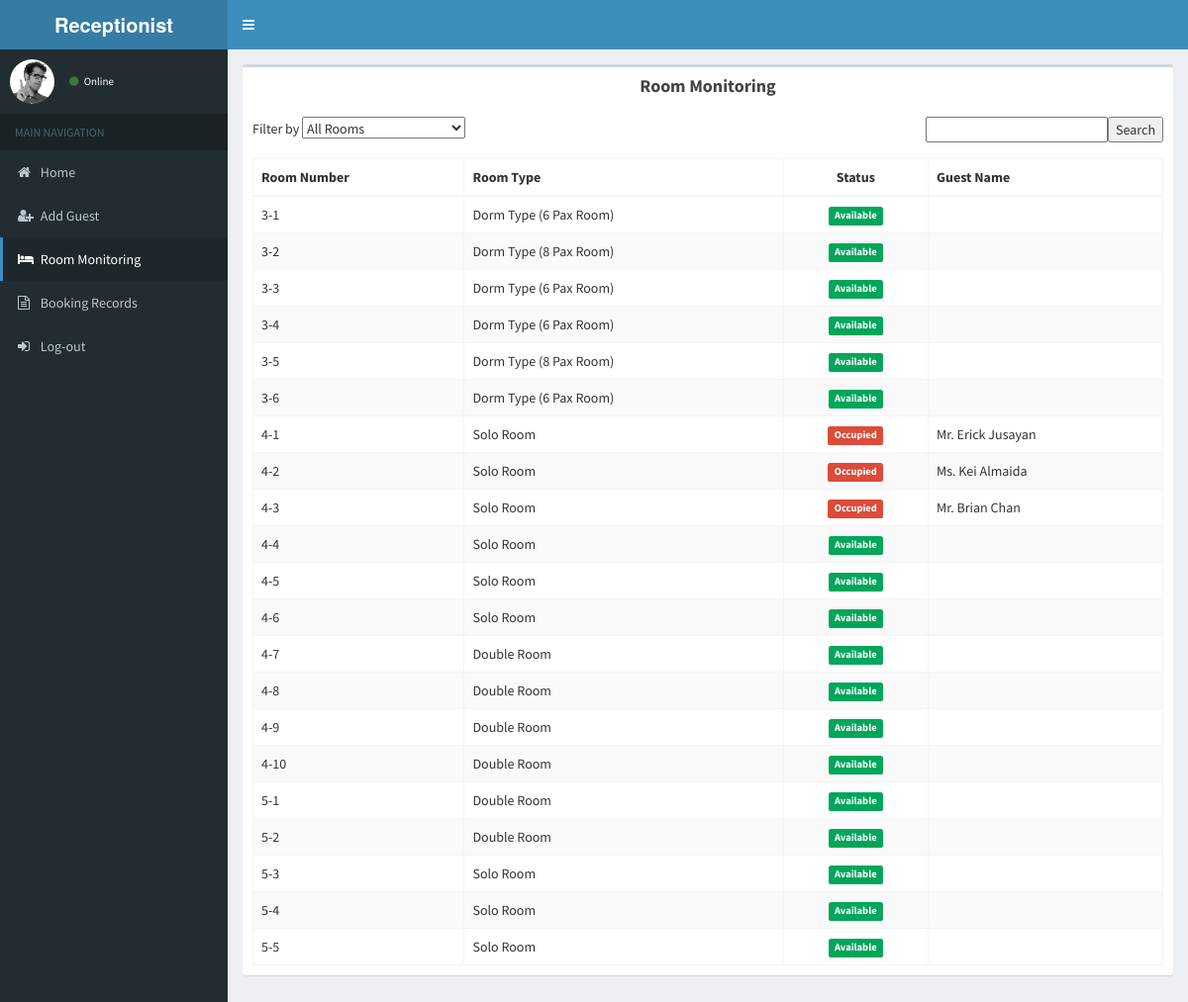
The page /Receptionist/roomMonitoring.php on the database its author committed.
### tables this page shows
CREATE TABLE `tbl_room` (
  `room_id` int(30) NOT NULL,
  `roomrates` varchar(255) NOT NULL,
  `roomstatus` varchar(255) NOT NULL,
  `capacity` int(255) NOT NULL,
  `roomName` varchar(30) NOT NULL,
  `roomnumber` varchar(30) NOT NULL,
  `category` varchar(255) NOT NULL,
  `addguest_id` int(255) NOT NULL,
  `guestName` varchar(255) NOT NULL
);

### Receptionist/roomMonitoring.php (the view, shortened to what this page needs)
<!DOCTYPE html>
<html>
<head>
  <link rel="stylesheet" href="bootstrap/css/bootstrap.min.css">
  <link rel="stylesheet" href="https://maxcdn.bootstrapcdn.com/font-awesome/4.4.0/css/font-awesome.min.css">
  <link rel="stylesheet" href="https://code.ionicframework.com/ionicons/2.0.1/css/ionicons.min.css">
  <link rel="stylesheet" href="dist/css/AdminLTE.min.css">
  <link rel="stylesheet" href="dist/css/skins/_all-skins.min.css">
  <link rel="stylesheet" href="plugins/iCheck/flat/blue.css">
  <link rel="stylesheet" href="plugins/morris/morris.css">
  <link rel="stylesheet" href="plugins/jvectormap/jquery-jvectormap-1.2.2.css">
  <link rel="stylesheet" href="plugins/datepicker/datepicker3.css">
  <link rel="stylesheet" href="plugins/daterangepicker/daterangepicker-bs3.css">
  <link rel="stylesheet" href="plugins/bootstrap-wysihtml5/bootstrap3-wysihtml5.min.css">
 <link rel="stylesheet" href="bootstrap/css/bootstrap.min.css">
  <link rel="stylesheet" href="https://maxcdn.bootstrapcdn.com/font-awesome/4.4.0/css/font-awesome.min.css">
  <link rel="stylesheet" href="https://code.ionicframework.com/ionicons/2.0.1/css/ionicons.min.css">
  <link rel="stylesheet" href="plugins/datatables/dataTables.bootstrap.css">
  <link rel="stylesheet" href="dist/css/AdminLTE.min.css">
  <link rel="stylesheet" href="../../dist/css/skins/_all-skins.min.css">
</head>
<body class="hold-transition skin-blue fixed sidebar-mini">
<div class="wrapper">
  <header class="main-header">
    <a href="" class="logo">
      <span class="logo-lg"><b>Receptionist</b></span>
    </a>
    <nav class="navbar navbar-static-top" role="navigation">
      <a href="" class="sidebar-toggle" data-toggle="offcanvas" role="button">
      </a>
    </nav>
  </header>
  <aside class="main-sidebar">
    <section class="sidebar">
      <div class="user-panel">
        <div class="pull-left image">
          <img src="dist/img/user2-160x160.jpg" class="img-circle" alt="User Image">
        </div>
       <div class="pull-left info">
		   <a href="#"><i class="fa fa-circle text-success"></i> Online</a>
        </div>
      </div>
     <ul class="sidebar-menu">
        <li class="header">MAIN NAVIGATION</li>
		 <li>
          <a href="home.php">
            <i class="fa  fa-home"></i> <span>Home</span>
          </a>
		   <li>
          <a href="addGuest1.php">
            <i class="fa  fa-user-plus"></i> <span>Add Guest</span>
          </a>
		  <li class="active">
          <a href="roomMonitoring.php">
            <i class="fa fa-bed"></i> <span>Room Monitoring</span>
          </a>
        </li>
		<li>
          <a href="bookingRecords.php">
            <i class="fa fa-file-text-o"></i> <span>Booking Records</span>
          </a>
        </li>
        <li>
          <a href="rlogout.php">
            <i class="fa fa-sign-in"></i> <span>Log-out</span>
          </a>
        </li>
      </ul>
    </section>
  </aside>
  <div class="content-wrapper">
	        <section class="content">
          <div class="row">
            <div class="col-xs-12">
          <div class="box">
            <div class="box-header">
             <center> <h3 class="box-title"><b>Room Monitoring</b></h3></center>
            </div>
            <div class="box-body">
		<form method="GET" action="">
			Filter by <select name="id" class = "a">
				<option hidden selected value ="">
				<?php
				if(isset($_GET['id'])){
					echo $_GET['id'];
				}
				else{
					echo 'All Rooms';
				}
				?>
				</option>
			</select>
			<input type="submit" name="Submit" value="Search" class="pull-right" />
			<input type="text" name="search" class="pull-right"/>
		</form>
		<br>
		<?php
		if(isset($_GET['search'])){
			$search = ($_GET['search']);
			$qry = mysql_query("SELECT * FROM tbl_room where roomnumber like '%$search%'
					or roomName like '%$search%' or roomstatus like '%$search%'");
		}else{
			if(isset($_GET['id'])){
				if($_GET['id'] ==  "All Rooms"){
					$qry = mysql_query("SELECT * FROM tbl_room");
				}else{
					$id = $_GET['id'];
					$qry = mysql_query("SELECT * FROM tbl_room WHERE roomName = '$id'");
				}
			}
			else{
				$qry = mysql_query("SELECT * FROM tbl_room");
			}
		}
		?>
        <table class="table table-bordered table-striped">
            <thead>
				<tr>
                  <th>Room Number</th>
                  <th>Room Type</th>
				  <td align="center"><b>Status</b></td>
				  <th>Guest Name</th>
                </tr>
            </thead>
                <tbody>
				<tr>
                <?php
				while($rs=mysql_fetch_array($qry)) {
					echo "<tr>";
					echo "<td>".$rs['roomnumber']."</td>";
					echo "<td>".$rs['roomName']."</td>";
					echo "<td align='center'>";
					if($rs['roomstatus'] == "Available"){
						echo "<span class='label label-success'>".$rs['roomstatus']."</span>";
					}else if($rs['roomstatus'] == "Occupied"){
						echo "<span class='label label-danger'>".$rs['roomstatus']."</span>";
					}
					echo "</td>";
					echo "<td>".$rs['guestName']."</td>";
					echo "</tr>";
				}
	?>
	</tr>
                </tbody>
              </table>
          </div>
              </div>
		   </div>
          </div>
       </section>
  </div>
  </div>
</body>
</html>

### rows shown on the page
tbl_room: roomnumber "3-1", roomName "Dorm Type (6 Pax Room)", roomstatus "Available"
tbl_room: roomnumber "3-2", roomName "Dorm Type (8 Pax Room)", roomstatus "Available"
tbl_room: roomnumber "3-3", roomName "Dorm Type (6 Pax Room)", roomstatus "Available"
tbl_room: roomnumber "3-4", roomName "Dorm Type (6 Pax Room)", roomstatus "Available"
tbl_room: roomnumber "3-5", roomName "Dorm Type (8 Pax Room)", roomstatus "Available"
tbl_room: roomnumber "3-6", roomName "Dorm Type (6 Pax Room)", roomstatus "Available"
tbl_room: roomnumber "4-1", roomName "Solo Room", roomstatus "Occupied", guestName "Mr. Erick Jusayan"
tbl_room: roomnumber "4-2", roomName "Solo Room", roomstatus "Occupied", guestName "Ms. Kei Almaida"
tbl_room: roomnumber "4-3", roomName "Solo Room", roomstatus "Occupied", guestName "Mr. Brian Chan"
tbl_room: roomnumber "4-4", roomName "Solo Room", roomstatus "Available"
tbl_room: roomnumber "4-5", roomName "Solo Room", roomstatus "Available"
tbl_room: roomnumber "4-6", roomName "Solo Room", roomstatus "Available"
tbl_room: roomnumber "4-7", roomName "Double Room", roomstatus "Available"
tbl_room: roomnumber "4-8", roomName "Double Room", roomstatus "Available"
tbl_room: roomnumber "4-9", roomName "Double Room", roomstatus "Available"
tbl_room: roomnumber "4-10", roomName "Double Room", roomstatus "Available"
tbl_room: roomnumber "5-1", roomName "Double Room", roomstatus "Available"
tbl_room: roomnumber "5-2", roomName "Double Room", roomstatus "Available"
tbl_room: roomnumber "5-3", roomName "Solo Room", roomstatus "Available"
tbl_room: roomnumber "5-4", roomName "Solo Room", roomstatus "Available"
tbl_room: roomnumber "5-5", roomName "Solo Room", roomstatus "Available"
